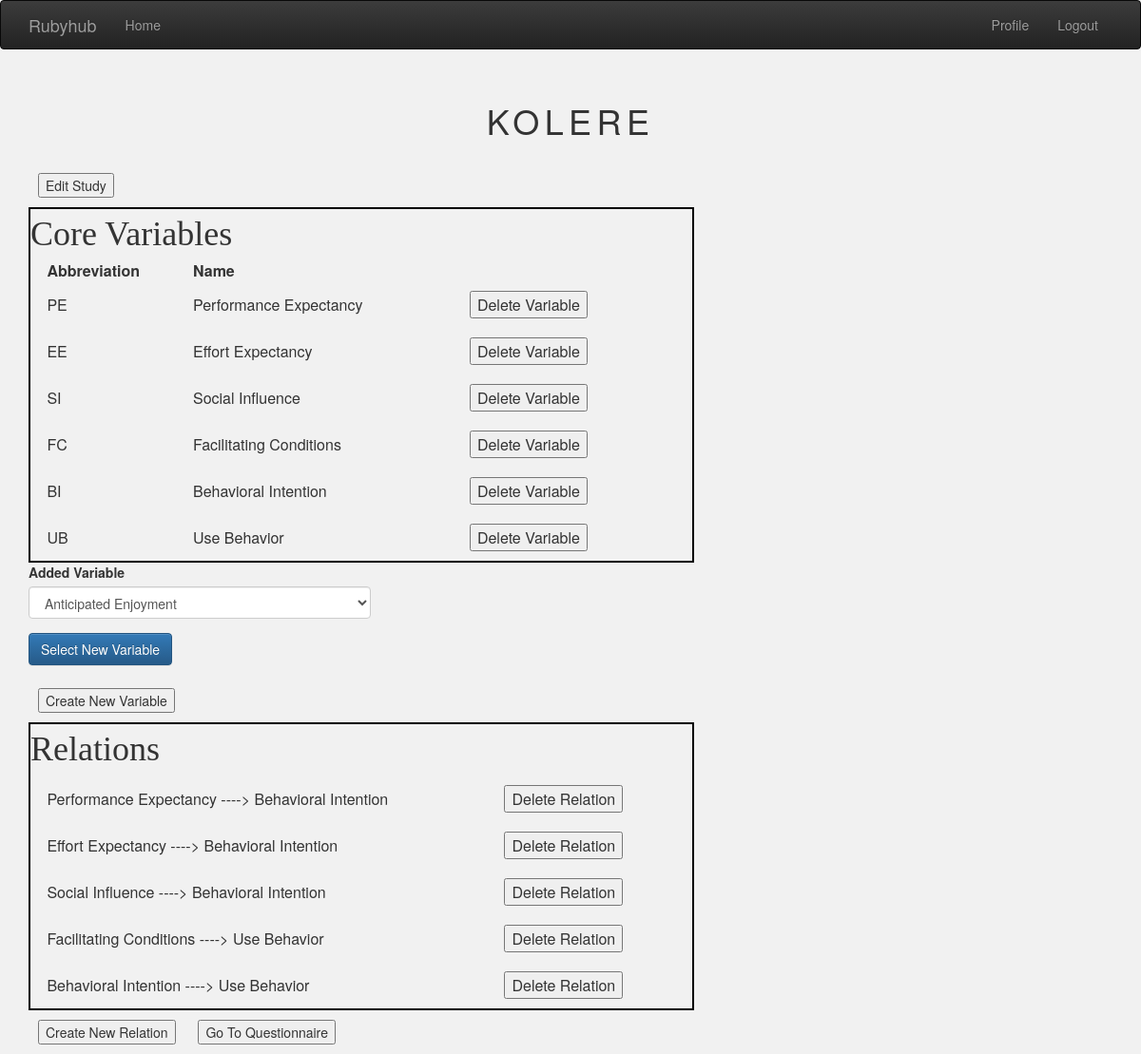
The page /new_study/utaut/881128b6-4b61-48fd-8cc5-c3d17a58f079 (signed in) on the database its author committed.
### app/models.py (models this page shows, shortened)
class Study(db.Model):
    id = db.Column(db.Integer, primary_key=True)
    name = db.Column(db.String(200), index=True, unique=True)
    description = db.Column(db.String(3000))
    technology = db.Column(db.String(75))
    code = db.Column(db.String, unique=True)
    stage_1 = db.Column(db.Boolean, default=True)
    stage_2 = db.Column(db.Boolean, default=False)
    stage_3 = db.Column(db.Boolean, default=False)
    linked_users = db.relationship('User', secondary=study_user, backref=db.backref('researchers'), lazy='dynamic')
    model_id = db.Column(db.Integer, db.ForeignKey('utau_tmodel.id'))

class CoreVariable(db.Model):
    id = db.Column(db.Integer, primary_key=True)
    name = db.Column(db.String(50))
    abbreviation = db.Column(db.String(4), unique=True)
    description = db.Column(db.String(1000))
    linked_models = db.relationship('UTAUTmodel', secondary=utautmodel_corevariable,
                                    backref=db.backref('models'), lazy='dynamic')
    user_id = db.Column(db.Integer, db.ForeignKey('user.id'))

class Relation(db.Model):
    id = db.Column(db.Integer, primary_key=True)
    model_id = db.Column(db.Integer, db.ForeignKey('utau_tmodel.id'))
    influencer_id = db.Column(db.Integer, db.ForeignKey('core_variable.id'))
    influenced_id = db.Column(db.Integer, db.ForeignKey('core_variable.id'))
    influencer = db.relationship('CoreVariable', foreign_keys=[influencer_id])
    influenced = db.relationship('CoreVariable', foreign_keys=[influenced_id])
    def return_relation(self):
        return '{} ----> {}'.format(
            CoreVariable.query.get(self.influencer_id).name,
            CoreVariable.query.get(self.influenced_id).name)

### app/new_study/routes.py (the view)
@bp.route('/utaut/<study_code>', methods=['GET', 'POST'])
@login_required
def utaut(study_code):
    study = Study.query.filter_by(code=study_code).first()
    if current_user not in study.linked_users:
        print("Not authorized")
        return redirect(url_for('main.not_authorized'))
    if study.stage_2:
        return redirect(url_for('new_study.study_underway', name_study=study.name, study_code=study_code))
    if study.stage_3:
        return redirect(url_for('new_study.summary_results', study_code=study_code))
    model = UTAUTmodel.query.filter_by(id=study.model_id).first()
    core_variables = [corevariable for corevariable in model.linked_corevariables]
    relations = [relation for relation in Relation.query.filter_by(model_id=model.id)]
    form_add_variable = AddCoreVariable()
    form_add_variable.add_variable.choices = [(core_variable.id, core_variable.name) for core_variable in
                                              CoreVariable.query.filter_by(user_id=current_user.id)] + \
                                             [(core_variable.id, core_variable.name) for core_variable in
                                              CoreVariable.query.filter_by(user_id=None)]
    if form_add_variable.validate_on_submit():
        core_variable = CoreVariable.query.filter_by(id=form_add_variable.add_variable.data).first()
        core_variable.link(model)
        db.session.commit()
        return redirect(url_for('new_study.utaut', study_code=study_code))
    return render_template("new_study/utaut.html", title='UTAUT', study=study, model=model,
                           core_variables=core_variables, relations=relations, form_add_variable=form_add_variable)

### app/new_study/forms.py
class AddCoreVariable(FlaskForm):
    add_variable = SelectField(u'Added Variable')
    submit = SubmitField('Select New Variable')

### app/main/routes.py (called while the page is built)
@bp.before_app_request
def before_request():
    if current_user.is_authenticated:
        current_user.last_seen = datetime.utcnow()
        db.session.commit()

### app/models.py (called while the page is built)
@login.user_loader
def load_user(id):
    return User.query.get(int(id))

### app/templates/new_study/utaut.html
{% extends "base.html" %}
{% from 'bootstrap/form.html' import render_form, render_field %}
{% block app_content %}
    <link rel="stylesheet" href="{{ url_for('static', filename='style_utaut.css') }}">
    <div class="title-box">
        <h1 class="title-header"> {{ study.name }}</h1>
    </div>
    <button type="button" onclick="window.location.href='{{ url_for('new_study.edit_study', study_code=study.code) }}';">
        Edit Study
    </button>
    <div id="table-corevariables">
        <h1 class="table-header">Core Variables</h1>
        <table class="table-class">
          <tr>
            <th>Abbreviation</th>
            <th>Name</th>
          </tr>
          {% for core_variable in core_variables %}
            {% include 'new_study/_corevariable_utaut.html' %}
          {% endfor %}
        </table>
    </div>
    <div class="popuptext">
        <div class="form-container">
            <div class="row">
                <div class="col-md-4">
                    {{ render_form(form_add_variable) }}
                </div>
            </div>
        </div>
        <button type="button" onclick="window.location.href='{{ url_for('new_study.new_core_variable', study_code=study.code) }}';">
            Create New Variable
        </button>
    </div>
    <div id="table-relations">
        <h1 class="table-header">Relations</h1>
        <table class="table-class">
            {% for relation in relations %}
                {% include 'new_study/_relation.html' %}
            {% endfor %}
        </table>
    </div>
    <button type="button" onclick="window.location.href='{{ url_for('new_study.new_relation', study_code=study.code) }}';">
        Create New Relation
    </button>
    <button type="button" onclick="window.location.href='{{ url_for('new_study.pre_questionnaire', study_code=study.code) }}';">
        Go To Questionnaire
    </button>
{% endblock %}

### app/templates/new_study/_corevariable_utaut.html
        <tr>
            <td>
                {{ core_variable.abbreviation }}
            </td>
            <td>
                {{ core_variable.name }}
            </td>
            <td>
                <button type="button" onclick="window.location.href='{{ url_for('new_study.remove_core_variable',
                study_code=study.code, corevariable_id=core_variable.id) }}';">
                    Delete Variable
                </button>
            </td>
        </tr>

### app/templates/new_study/_relation.html
        <tr>
            <td>
                {{ relation.return_relation() }}
            </td>
            <td>
                <button type="button" onclick="window.location.href='{{ url_for('new_study.remove_relation',
                study_code=study_code, id_relation=relation.id) }}';">
                    Delete Relation
                </button>
            </td>
        </tr>

### app/static/style_utaut.css (style rules this page uses)
#table-corevariables { position: relative; width: 700px; height: auto; background-color: #f1f1f1; border: 2px solid black; }
#table-relations { position: relative; width: 700px; height: auto; background-color: #f1f1f1; border: 2px solid black; }
.table-header { margin-top: 7px; margin-bottom: 7px; font-family: Georgia, serif; }
.table-class { width: 95%; margin: 0 auto; }
button { margin: 10px; }
.title-box { width: auto; height: auto; text-align: center; }
.title-header { color: rgb(51,51,51); text-transform: uppercase; text-decoration: none; letter-spacing: 0.15em; display: inline-block; padding: 15px 20px; position: relative; }
.title-header::after { content: ""; position: absolute; bottom: 0; left: 50%; display: block; background: none repeat scroll 0 0 transparent; height: 2px; width: 0; background: rgb(51,51,51); transition: width 0.3s ease 0s, left 0.3s ease 0s; }

### rows shown on the page
Study: name "KOLERE"
CoreVariable: abbreviation "PE", name "Performance Expectancy"
CoreVariable: abbreviation "EE", name "Effort Expectancy"
CoreVariable: abbreviation "SI", name "Social Influence"
CoreVariable: abbreviation "FC", name "Facilitating Conditions"
CoreVariable: abbreviation "BI", name "Behavioral Intention"
CoreVariable: abbreviation "UB", name "Use Behavior"
Relation: return_relation "Performance Expectancy ----> Behavioral Intention"
Relation: return_relation "Effort Expectancy ----> Behavioral Intention"
Relation: return_relation "Social Influence ----> Behavioral Intention"
Relation: return_relation "Facilitating Conditions ----> Use Behavior"
Relation: return_relation "Behavioral Intention ----> Use Behavior"
